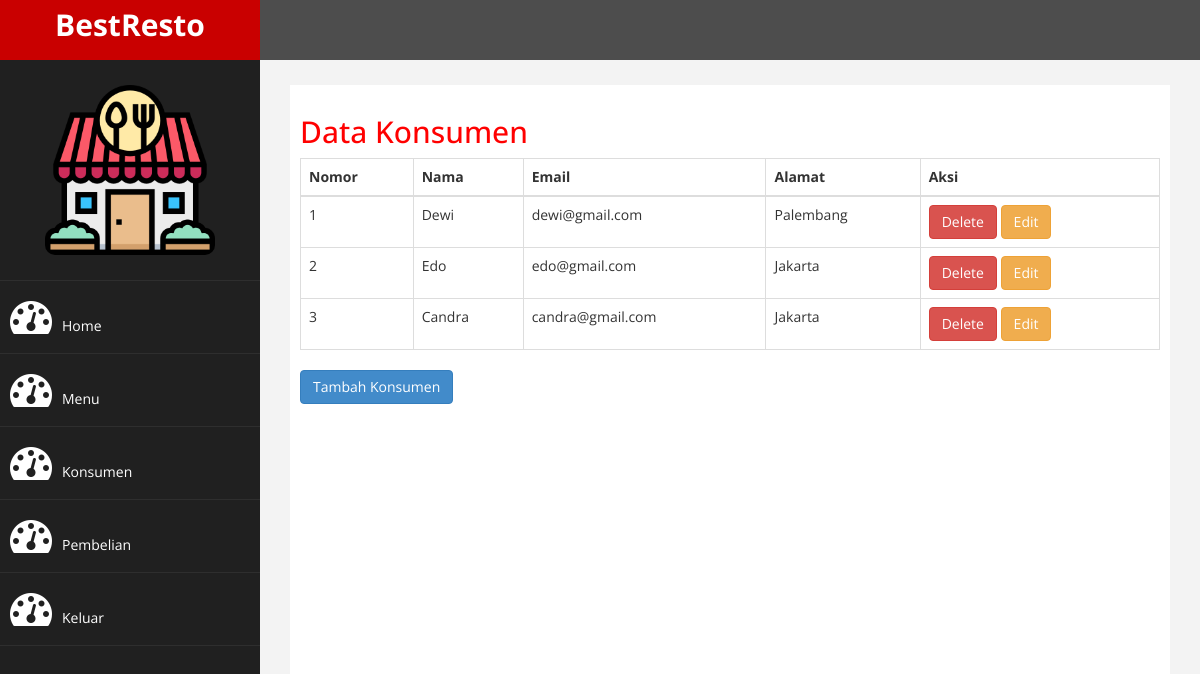
Page /admin/index.php?halaman=konsumen (signed in) on the committed database.
### tables this page shows
CREATE TABLE `konsumen` (
  `id_konsumen` int(11) NOT NULL,
  `nama_kons` varchar(50) NOT NULL,
  `email_kons` varchar(50) NOT NULL,
  `password_kons` varchar(50) NOT NULL,
  `alamat_kons` varchar(100) NOT NULL
);

### admin/konsumen.php (the view)
<?php
    $koneksi = new mysqli("localhost","root","","resto");
?>
<h2>Data Konsumen</h2>
<table class="table table-bordered ">
   <thead>
    <tr>
        <th>Nomor</th>
        <th>Nama </th>
        <th>Email</th>
        <th>Alamat</th>
        <th>Aksi</th>
    </tr>
   </thead>
   <tbody>
       <?php
            $no=1;
            $ambil = $koneksi->query("SELECT * FROM konsumen");
       ?>
       <?php while($konsumen = $ambil->fetch_assoc()) : ?>
    <tr>
        <td><?=$no;?></td>
        <td><?=$konsumen['nama_kons'];?></td>
        <td><?=$konsumen['email_kons'];?></td>
        <td><?=$konsumen['alamat_kons'];?></td>
        <td>
            <a href="index.php?halaman=hapus_konsumen&id=<?=$konsumen['id_konsumen'];?>" class="btn-danger btn">Delete</a>
            <a href="index.php?halaman=edit_konsumen&id=<?=$konsumen['id_konsumen'];?>" class="btn btn-warning">Edit</a>
        </td>
    </tr>
        <?php
            $no++;
            endwhile;
        ?>
   </tbody>
</table>
<a href="index.php?halaman=tambah_konsumen" class="btn btn-primary">Tambah Konsumen</a>

### admin/assets/css/custom.css (style rules this page uses)
body { font-family: 'Open Sans', sans-serif; }
h2 { color: #f00; }

### rows in the picture
konsumen: nama_kons "Dewi", email_kons "dewi@gmail.com", alamat_kons "Palembang"
konsumen: nama_kons "Edo", email_kons "edo@gmail.com", alamat_kons "Jakarta"
konsumen: nama_kons "Candra", email_kons "candra@gmail.com", alamat_kons "Jakarta"
